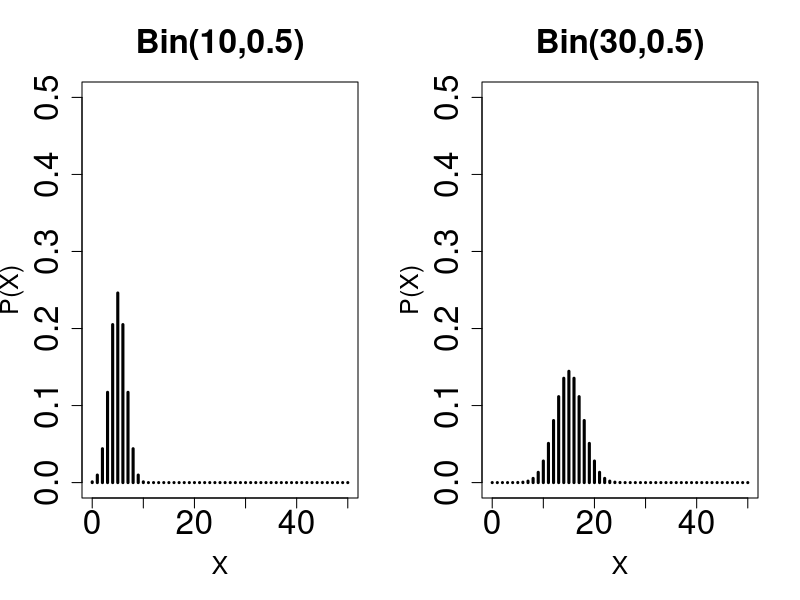
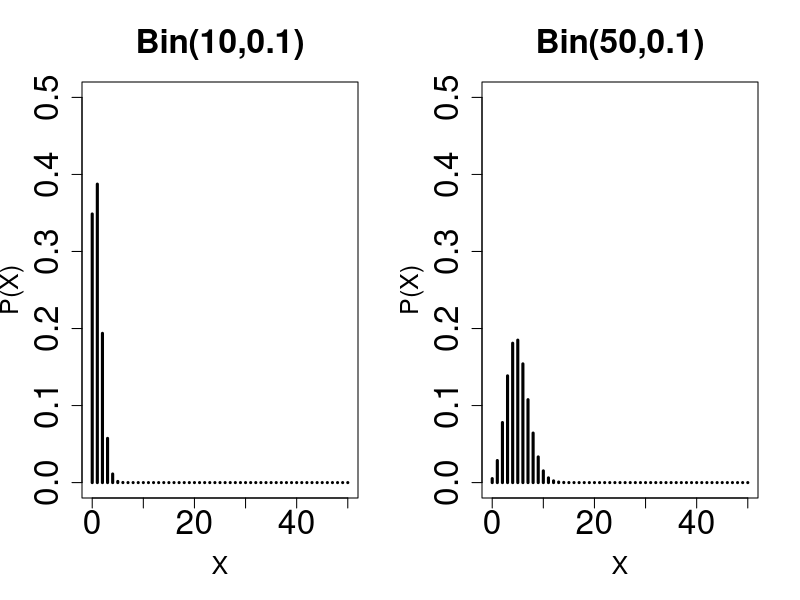
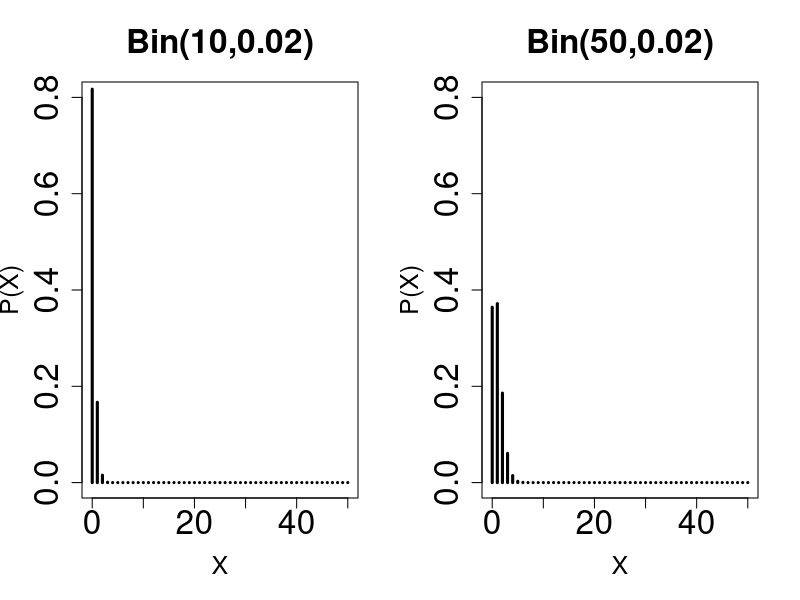
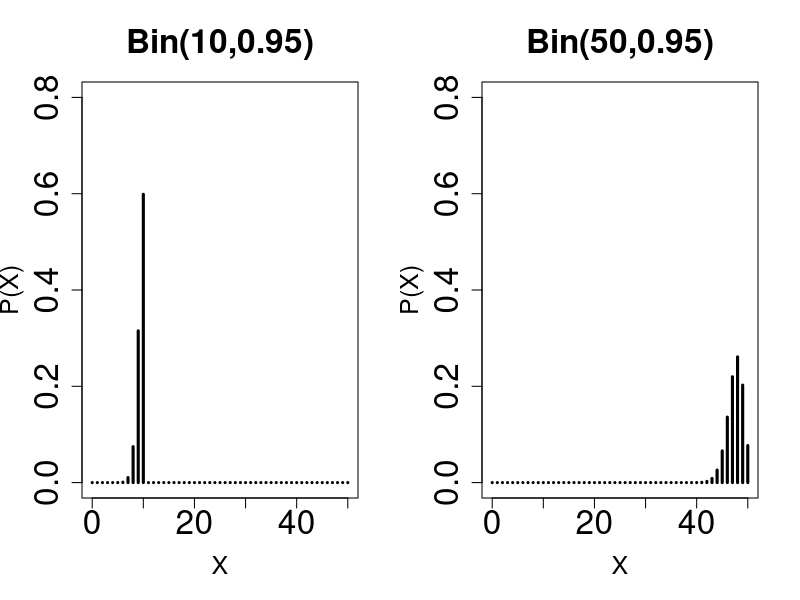

R code for these plots, in order:
################################################################
#                   Biostatistical Methods I                   #
#               Inferences for One-Sample Proportions          #
#                      Author: Cody Chiuzan                    #
################################################################

rm(list=ls())


# Normal Approximation: Observe the shape of different Binomial distributions with varying n and p.

#1
par(mfrow = c(1, 2)) 
plot(0:50, dbinom(0:50,10,0.5),type='h', ylim=c(0,0.50),
     xlab='X', main ='Bin(10,0.5)', ylab='P(X)', lwd=3, cex.lab=1.5, cex.axis=2, cex.main=2) 

plot(0:50, dbinom(0:50,30,0.5),type='h', ylim=c(0,0.50),
     xlab='X', main ='Bin(30,0.5)', ylab='P(X)', lwd=3, cex.lab=1.5, cex.axis=2, cex.main=2) 

#2
par(mfrow = c(1, 2)) 
plot(0:50, dbinom(0:50,10,0.10),type='h', ylim=c(0,0.50),
     xlab='X', main ='Bin(10,0.1)', ylab='P(X)', lwd=3, cex.lab=1.5, cex.axis=2, cex.main=2) 

plot(0:50, dbinom(0:50,50,0.10),type='h', ylim=c(0,0.50),
     xlab='X', main ='Bin(50,0.1)', ylab='P(X)', lwd=3, cex.lab=1.5, cex.axis=2, cex.main=2) 

#3
par(mfrow = c(1, 2)) 
plot(0:50, dbinom(0:50,10,0.02),type='h', ylim=c(0,0.8),
     xlab='X', main ='Bin(10,0.02)', ylab='P(X)', lwd=3, cex.lab=1.5, cex.axis=2, cex.main=2) 

plot(0:50, dbinom(0:50,50,0.02),type='h', ylim=c(0,0.8),
     xlab='X', main ='Bin(50,0.02)', ylab='P(X)', lwd=3, cex.lab=1.5, cex.axis=2, cex.main=2) 

#4
par(mfrow = c(1, 2)) 
plot(0:50, dbinom(0:50,10,0.95),type='h', ylim=c(0,0.8),
     xlab='X', main ='Bin(10,0.95)', ylab='P(X)', lwd=3, cex.lab=1.5, cex.axis=2, cex.main=2) 

plot(0:50, dbinom(0:50,50,0.95),type='h', ylim=c(0,0.8),
     xlab='X', main ='Bin(50,0.95)', ylab='P(X)', lwd=3, cex.lab=1.5, cex.axis=2, cex.main=2) 

################################################################
# In a survey of 300 randomly selected drivers, 125 claimed that
# they regularly wear seat belts. Can we conclude from these data 
# that the population proportion who regularly wear seat belts is 0.50?
# Perform a hypothesis test and 
# Construct a 95% confidence interval for the true population proportion. 
################################################################

# p_hat=125/300
# p0=0.50


# Prop.test performs a chi-squared test and not a z-test.
prop.test(125,300, p=0.5)


# Create your own function to perform a one-sample proportion test 
# and create a 100(1-alpha) CI using the Normal Approximation

one.proptest_norm <- function(x, n, p=NULL, conf.level=0.95, alternative="less") {
# x the number of 'cases' in the sample
# n the total sample size
# p is the hypothesized value
  
  z.stat <- NULL
  cint <- NULL
  p.val <- NULL
  phat <- x/n
  qhat <- 1 - phat
 
  if(length(p) > 0) { 
    q <- 1-p
    SE.phat <- sqrt((p*q)/n) 
    z.stat <- (phat - p)/SE.phat
     
     p.val <- pnorm(z.stat)
    
    if(alternative=="two.sided") {
       p.val <- p.val * 2}
    
    if(alternative=="greater") {
      p.val <- 1 - p.val
    }
  } else {
    
# Construct a confidence interval   
    SE.phat <- sqrt((phat*qhat)/n)
  }
  cint <- phat + c(-1*((qnorm(((1 - conf.level)/2) + conf.level))*SE.phat),
                      ((qnorm(((1 - conf.level)/2) + conf.level))*SE.phat))
  
  return(list(estimate=phat, z.stat=z.stat, p.val=p.val, cint=cint))
}

# In our example: 

one.proptest_norm(125,300, 0.5, alternative="two.sided") 

# P-hat estimate
#0.417

# Z-statistic: z.stat
# -2.886

#$p.val
#0.004

# 95 % CI: (0.360, 0.473)


####################################################################
#       Perform an Exact test, no normal approximation             #
#          This function uses Clopper-Pearson method               #
####################################################################

binom.test(125, 300, p = 0.5, alternative = "two.sided", conf.level = 0.95)

# 95% Exact CI: (0.360, 0.474)

# Exact p-value: 0.004








